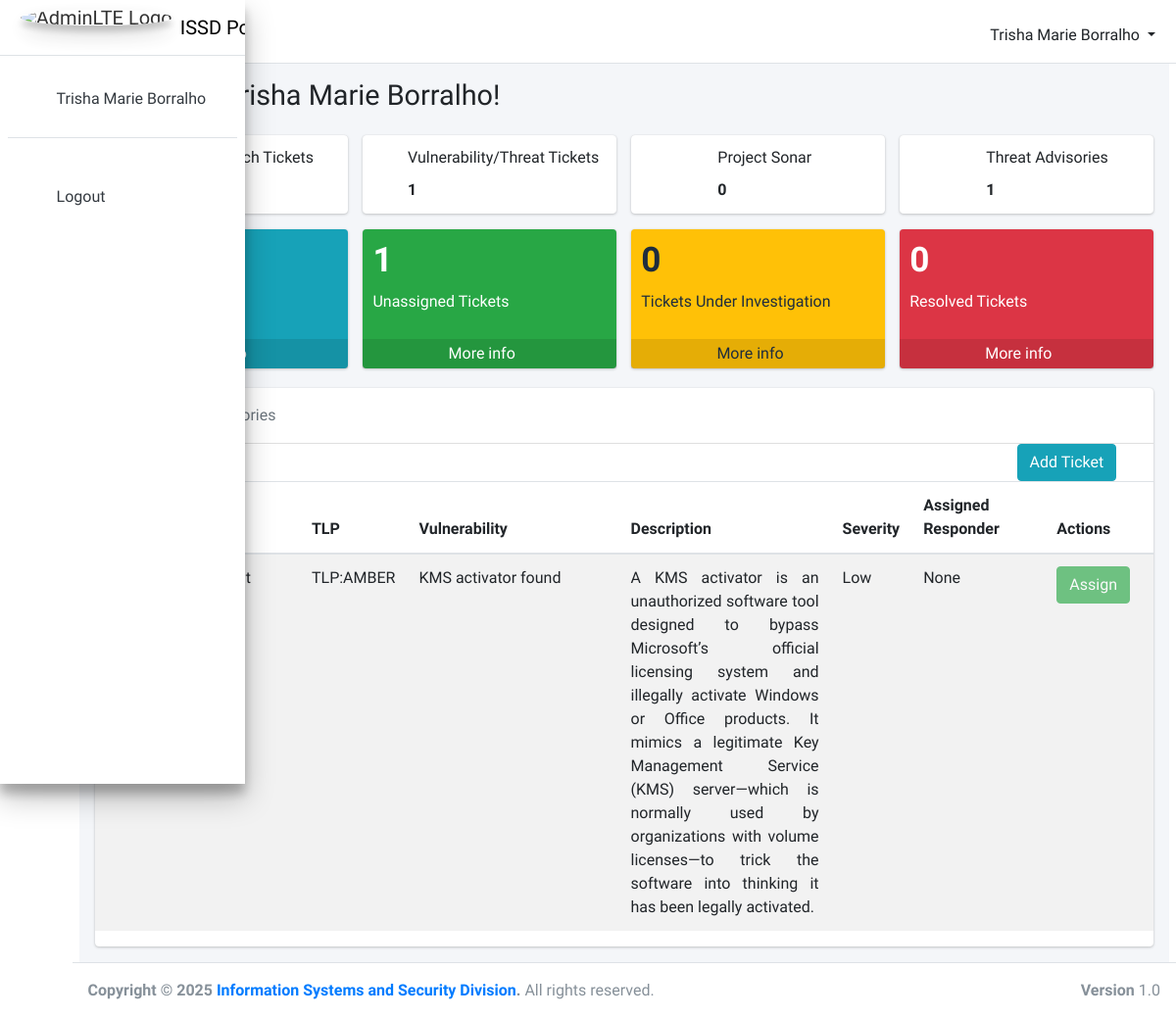
Page /cs/ (signed in) on the committed database.
### dbcreate/models.py (models this page shows, shortened)
class Ticket_tbl(models.Model):
	Ticket_id = models.AutoField(primary_key=True)
	Ticket_number = models.CharField(max_length=255, blank=True, null=True)
	Classification = models.ForeignKey(Classification_tbl, on_delete = models.CASCADE, related_name = 'ticket_classification', null = True, blank = True)
	Severity = models.ForeignKey(Severity_tbl, on_delete = models.CASCADE, related_name = 'ticket_severity', null = True, blank = True)
	Score = models.PositiveSmallIntegerField(validators=[MinValueValidator(1), MaxValueValidator(100)], null= True, blank = True)
	TLP = models.ForeignKey(TLP_tbl, on_delete = models.CASCADE, related_name = 'ticket_tlp', null = True, blank = True)
	Vulnerability = models.TextField(null=True, blank=True)
	Description = models.TextField(null=True, blank=True)
	Recommendations = models.TextField(null=True, blank=True)
	file_reference = models.FileField(upload_to='uploads/', null= True, blank = True)
	file_enc = models.CharField(max_length=255, blank=True, null=True)
	Responder = models.ForeignKey(Responder_tbl, on_delete=models.CASCADE, related_name = 'assigned_responder', null= True, blank = True)
	acknowledged_by = models.ForeignKey(Responder_tbl, on_delete=models.CASCADE, related_name = 'acknowledged_by', null= True, blank = True)

class Classification_tbl(models.Model):
	Classification_id = models.AutoField(primary_key=True)
	Classification = models.CharField(max_length=255, blank=True, null=True)
	Description = models.TextField(blank = True, null = True)
	def __str__(self):
		return self.Classification

class TLP_tbl(models.Model):
	TLP_id = models.AutoField(primary_key=True)
	TLP = models.CharField(max_length=255, blank=True, null=True)
	Description = models.TextField(blank = True, null = True)
	def __str__(self):
		return self.TLP

class Severity_tbl(models.Model):
	Serverity_id = models.AutoField(primary_key=True)
	Severity = models.CharField(max_length=255, blank=True, null=True)
	Description = models.TextField(blank = True, null = True)
	def __str__(self):
		return self.Severity

### cs/views.py (the view)
# urls.py: path('', login_required(views.cs), name='cs'),
def cs(request):
    if request.method == "POST":
        form = TicketForm(request.POST, request.FILES)
        if form.is_valid():
            form.save()
            return redirect('cs')  # reload same page after saving
        form1 = AdvForm(request.POST, request.FILES)
        if form1.is_valid():
            form1.save()
            return redirect('cs')  # reload same page after saving
    else:
        form = TicketForm()
        form1 = AdvForm()
    context = {
		'workbench': Ticket_tbl.objects.filter(Classification__Classification = "Workbench").count(),
		'vulnerabilities': Ticket_tbl.objects.filter(Classification__Classification = "Threat").count(),
		'sonar': Ticket_tbl.objects.filter(Classification__Classification = "Project Sonar").count(),
		'advisories': Ticket_tbl.objects.filter(Classification__Classification = "Advisory").count(),
		'total': Ticket_tbl.objects.exclude(Classification__Classification = "Advisory").count(),
		'unassigned': Ticket_tbl.objects.exclude(Classification__Classification = "Advisory").filter(Responder = None).count(), #revise in where clause
		'investigation': Ticket_tbl.objects.exclude(Responder__isnull=True).count(),
		'resolved': IR_tbl.objects.filter(Status__Status = "Resolved").count(), #revise in where clause
		'form': form,
		'form1': form1,
		'tdata': Ticket_tbl.objects.exclude(Classification__Classification="Advisory"),
		'tdata1': Ticket_tbl.objects.filter(Classification__Classification="Advisory"),
	}
    return render(request, 'cs/cs.html', context)

### dbcreate/models.py (called while the page is built)
	def __str__(self):
		return str(self.Resp)

### cs/templates/cs/cs.html (shortened to what this page needs)
{% extends "basetemp/main_base.html" %}
{% load static %}
{% block content %}
<div class="content-wrapper">
  <section class="content-header">
    <div class="container-fluid">
      <div class="row mb-2">
        <div class="col-sm-6">
          <h1>Welcome, {{user.get_full_name}}!</h1>
        </div>
      </div>
    </div>
  </section>
  <section class="content">
    <div class="container-fluid">
      <div class="row">
        <div class="col-12 col-sm-6 col-md-3">
          <div class="info-box">
            <span class="info-box-icon"><i class="fas fa-users"></i></span>
            <div class="info-box-content">
              <span class="info-box-text">Workbench Tickets</span>
              <span class="info-box-number">{{workbench}}</span>
            </div>
          </div>
        </div>
        <div class="col-12 col-sm-6 col-md-3">
          <div class="info-box mb-3">
            <span class="info-box-icon"><i class="fas fa-bell"></i></span>
            <div class="info-box-content">
              <span class="info-box-text">Vulnerability/Threat Tickets</span>
              <span class="info-box-number">{{vulnerabilities}}</span>
            </div>
          </div>
        </div>
        <div class="col-12 col-sm-6 col-md-3">
          <div class="info-box mb-3">
            <span class="info-box-icon"><i class="fas fa-shield-alt"></i></span>
            <div class="info-box-content">
              <span class="info-box-text">Project Sonar</span>
              <span class="info-box-number">{{sonar}}</span>
            </div>
          </div>
        </div>
        <div class="col-12 col-sm-6 col-md-3">
          <div class="info-box mb-3">
            <span class="info-box-icon"><i class="fab fa-github"></i></span>
            <div class="info-box-content">
              <span class="info-box-text">Threat Advisories</span>
              <span class="info-box-number">{{advisories}}</span>
            </div>
          </div>
        </div>
      </div>
      <div class="row">
        <div class="col-lg-3 col-6">
          <div class="small-box bg-info">
            <div class="inner">
              <h3>{{total}}</h3>
              <p>Total Tickets</p>
            </div>
            <a href="#" class="small-box-footer">
              More info <i class="fas fa-arrow-circle-right"></i>
            </a>
          </div>
        </div>
        <div class="col-lg-3 col-6">
          <div class="small-box bg-success">
            <div class="inner">
              <h3>{{unassigned}}</h3>
              <p>Unassigned Tickets</p>
            </div>
            <a href="#" class="small-box-footer">
              More info <i class="fas fa-arrow-circle-right"></i>
            </a>
          </div>
        </div>
        <div class="col-lg-3 col-6">
          <div class="small-box bg-warning">
            <div class="inner">
              <h3>{{investigation}}</h3>
              <p>Tickets Under Investigation</p>
            </div>
            <a href="#" class="small-box-footer">
              More info <i class="fas fa-arrow-circle-right"></i>
            </a>
          </div>
        </div>
        <div class="col-lg-3 col-6">
          <div class="small-box bg-danger">
            <div class="inner">
              <h3>{{resolved}}</h3>
              <p>Resolved Tickets</p>
            </div>
            <a href="#" class="small-box-footer">
              More info <i class="fas fa-arrow-circle-right"></i>
            </a>
          </div>
        </div>
      </div>
      <div class="row">
        <div class="col-12">
          <div class="card">
            <div class="card-header p-2">
              <ul class="nav nav-pills">
                <li class="nav-item">
                  <a class="nav-link active" href="#threats" data-toggle="tab">Threats</a>
                </li>
                <li class="nav-item">
                  <a class="nav-link" href="#advisories" data-toggle="tab">Advisories</a>
                </li>
              </ul>
            </div>
            <div class="card-body p-0">
              <div class="tab-content">
                <div class="tab-pane fade show active" id="threats">
                      <a href="#" class="btn btn-info float-right btn-custom" data-toggle="modal" data-target="#addTicketModal">
                      Add Ticket
                      </a>
                  <table class="table table-striped">
                  <thead>
                    <tr>
                      <th>Ticket Ref #</th>
                      <th class="d-none d-sm-table-cell" style="width: 10%">Type</th>
                      <th class="d-none d-sm-table-cell">TLP</th>
                      <th style="width: 20%">Vulnerability</th>
                      <th class="d-none d-sm-table-cell" style="width: 20%">Description</th>
                      <th class="d-none d-sm-table-cell">Severity</th>
                      <th>Assigned Responder</th>
                      <th>Actions</th>
                    </tr>
                  </thead>
                  <tbody>
                    {% for items in tdata %}
                    <tr>
                      <td>{{items.Ticket_number}}</td>
                      <td class="d-none d-sm-table-cell">{{items.Classification}}</td>
                      <td class="d-none d-sm-table-cell">{{items.TLP}}</td>
                      <td>{{items.Vulnerability}}</td>
                      <td class="d-none d-sm-table-cell text-justify">{{items.Description}}</td>
                      <td class="d-none d-sm-table-cell">{{items.Severity}}</td>
                      <td>{{items.Responder}}</td>
                      {% if user.is_superuser %}
                        <td><a href="#" class="btn btn-success">Assign</a></td>
                      {% else %}
                        <td><button class="btn btn-success" disabled>Assign</button></td>
                      {% endif %}
                    </tr>
                    {% endfor %}
                  </tbody>
                </table>
                </div>
              </div>
            </div>
          </div>
        </div>
      </div>
    </div>
  </section>
</div>
{% endblock content %}

### basetemp/templates/basetemp/main_base.html (shortened to what this page needs)
{% load static %}
<!DOCTYPE html>
<html lang="en">
<head>
  <link rel="stylesheet" href="{% static 'basetemp/plugins/fontawesome-free/css/all.min.css' %}">
  <link rel="stylesheet" href="https://code.ionicframework.com/ionicons/2.0.1/css/ionicons.min.css">
  <link rel="stylesheet" href="{% static 'basetemp/plugins/tempusdominus-bootstrap-4/css/tempusdominus-bootstrap-4.min.css' %}">
  <link rel="stylesheet" href="{% static 'basetemp/plugins/icheck-bootstrap/icheck-bootstrap.min.css' %}">
  <link rel="stylesheet" href="{% static 'basetemp/plugins/jqvmap/jqvmap.min.css' %}">
  <link rel="stylesheet" href="{% static 'basetemp/dist/css/adminlte.min.css' %}">
  <link rel="stylesheet" href="{% static 'basetemp/plugins/overlayScrollbars/css/OverlayScrollbars.min.css' %}">
  <link rel="stylesheet" href="{% static 'basetemp/plugins/daterangepicker/daterangepicker.css' %}">
  <link rel="stylesheet" href="{% static 'basetemp/plugins/summernote/summernote-bs4.min.css' %}">
  <link rel="stylesheet" href="https://cdn.datatables.net/1.11.4/css/jquery.dataTables.min.css">
</head>
<body class="hold-transition sidebar-mini layout-fixed sidebar-collapse">
<div class="wrapper">
  <nav class="main-header navbar navbar-expand navbar-white navbar-light mt-2">
    <ul class="navbar-nav">
      <li class="nav-item">
        <a class="nav-link" data-widget="pushmenu" href="#" role="button"><i class="fas fa-bars"></i></a>
      </li>
      <li class="nav-item d-none d-sm-inline-block">
        <a href="#" class="nav-link"></a>
      </li>
    </ul>
    <div class="btn-group ml-auto profile">
        <button type="button" class="btn dropdown-toggle" data-toggle="dropdown" aria-haspopup="true" aria-expanded="false">
          {{user.get_full_name}}
        </button>
    </div>
  </nav>
  <aside class="main-sidebar sidebar-light-primary elevation-4 sb">
    <a href="/" class="brand-link">
      <img src="{% static 'basetemp/dotricon.png' %}" alt="AdminLTE Logo" class="brand-image img-circle elevation-3" style="opacity: .8">
    </a>
    <div class="sidebar">
      <div class="user-panel mt-3 pb-3 mb-3 d-flex">
           <nav class="mt-2">
          <ul class="nav nav-pills nav-sidebar flex-column" role="menu">
          <li class="nav-item">
              <a class="nav-link" href = "#">
              <i class="nav-icon fa fa-user-tie"></i>
            </a>
          </li>
          </ul>
        </nav>
      </div>
      <nav class="mt-2">
        <ul class="nav nav-pills nav-sidebar flex-column sb" data-widget="treeview" role="menu" data-accordion="false">
          <br>
          <li class="nav-item">
            <li class="nav-item">
            <a type="button" class="nav-link" data-toggle="modal" data-target="#logoutdiv">
              <i class="nav-icon fas fa-sign-out-alt"></i>
            </a>
          </li>
          </li>
        </ul>
      </nav>
    </div>
  </aside>
    <div class="container-fluid">
      {% block content %}{% endblock content %}
    </div>
  <footer class="main-footer">
    <strong>Copyright &copy; 2025 <a href="https://dotr.gov.ph">Information Systems and Security Division</a>.</strong>
    All rights reserved.
    <div class="float-right d-none d-sm-inline-block">
      <b>Version</b> 1.0
    </div>
  </footer>
</div>
</body>
</html>

### basetemp/templates/basetemp/main_base.html (style rules this page uses)
.btn-custom { margin-right: 3.5%; }

### rows in the picture
Ticket_tbl: Classification "Threat", TLP "TLP:AMBER", Vulnerability "KMS activator found", Description "A KMS activator is an unauthorized software tool designed to bypass Microsoft’s official licensing system and illegally activate Windows or Office products. It mimics a legitimate Key Management Service (KMS) server—which is normally used by organizations with volume licenses—to trick the software into thinking it has been legally activated.", Severity "Low", Responder "None"

### other values in the picture
{{ user.get_full_name }} "Trisha Marie Borralho"
{{ vulnerabilities }} "1"
{{ sonar }} "0"
{{ advisories }} "1"
{{ unassigned }} "1"
{{ investigation }} "0"
{{ resolved }} "0"
